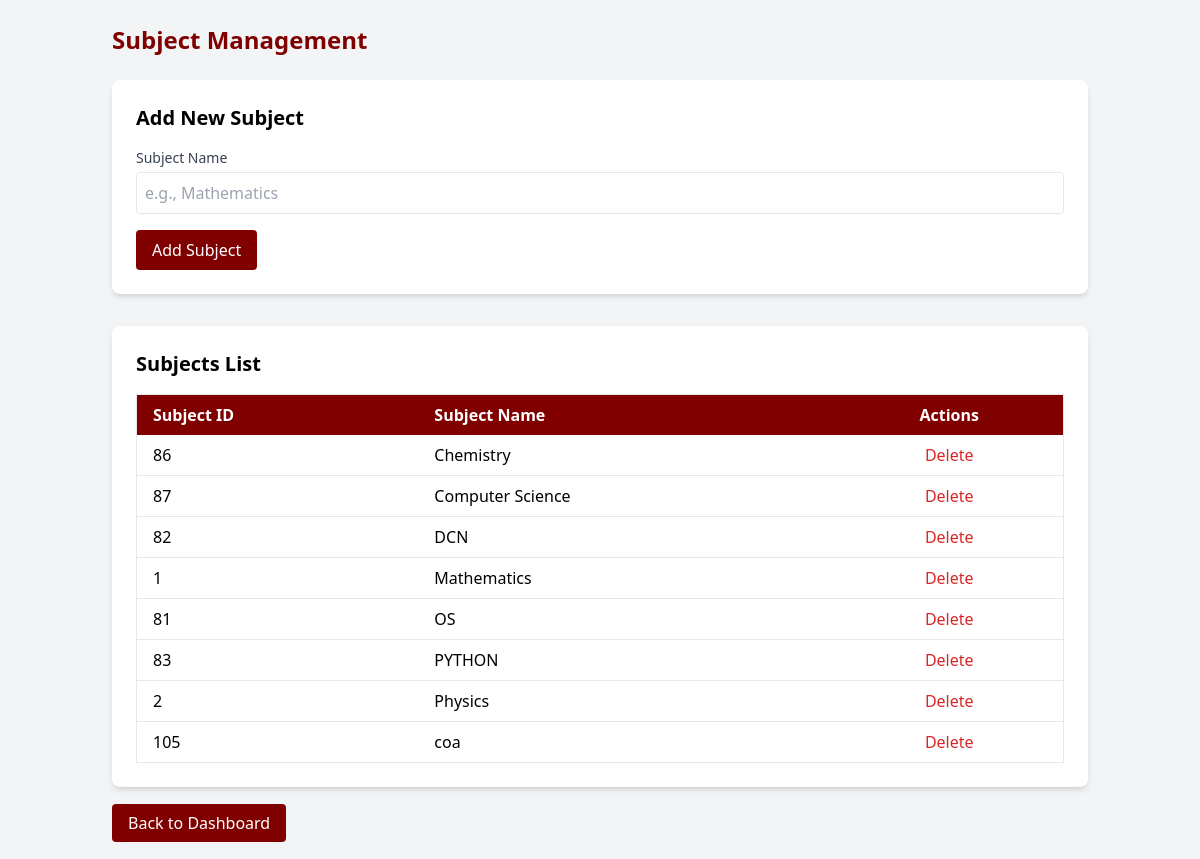
Screenshot of /manage-subjects with the database file from the repository.
### tables this page shows
CREATE TABLE subjects (
        subject_id INTEGER PRIMARY KEY AUTOINCREMENT,
        subject_name TEXT UNIQUE
    );

### app.py (the view, shortened to what this page needs)
@app.route('/manage-subjects', methods=['GET', 'POST'])
def manage_subjects():
    conn = get_db_connection()
    subjects = conn.execute('SELECT * FROM subjects ORDER BY subject_name').fetchall()
    conn.close()
    return render_template('manage-subjects.html', subjects=subjects)

### app.py (called while the page is built)
def get_db_connection():
    conn = sqlite3.connect(DATABASE)
    conn.row_factory = sqlite3.Row
    conn.execute("PRAGMA foreign_keys = ON")
    return conn

### templates/manage-subjects.html (shortened to what this page needs)
<!DOCTYPE html>
<html lang="en">
<head>
  <script src="https://cdn.tailwindcss.com"></script>
</head>
<body class="bg-gray-100">
  <div class="container mx-auto p-6">
    <h1 class="text-2xl font-bold text-[#800000] mb-6">Subject Management</h1>
    <div class="bg-white p-6 rounded-lg shadow-md mb-8">
      <h2 class="text-xl font-semibold mb-4">Add New Subject</h2>
      <form method="POST" action="/manage-subjects">
        <div class="mb-4">
          <label class="block text-sm font-medium text-gray-700 mb-1">Subject Name</label>
          <input type="text" name="subject_name" class="w-full p-2 border rounded" required placeholder="e.g., Mathematics">
        </div>
        <button type="submit" class="bg-[#800000] text-white px-4 py-2 rounded hover:bg-[#600000]">Add Subject</button>
      </form>
    </div>
    <div class="bg-white p-6 rounded-lg shadow-md">
      <h2 class="text-xl font-semibold mb-4">Subjects List</h2>
      <div class="overflow-x-auto">
        <table class="min-w-full bg-white border">
          <thead>
            <tr class="bg-[#800000] text-white">
              <th class="py-2 px-4 text-left">Subject ID</th>
              <th class="py-2 px-4 text-left">Subject Name</th>
              <th class="py-2 px-4 text-center">Actions</th>
            </tr>
          </thead>
          <tbody>
            {% for subject in subjects %}
            <tr class="border-b">
              <td class="py-2 px-4">{{ subject['subject_id'] }}</td>
              <td class="py-2 px-4">{{ subject['subject_name'] }}</td>
              <td class="py-2 px-4 text-center">
                <a href="/delete-subject/{{ subject['subject_id'] }}"
                   class="text-red-600 hover:text-red-800"
                   onclick="return confirm('Are you sure you want to delete this subject?')">Delete</a>
              </td>
            </tr>
            {% endfor %}
          </tbody>
        </table>
      </div>
    </div>
    <div class="mt-6">
      <a href="/teacher-dashboard" class="bg-[#800000] text-white px-4 py-2 rounded hover:bg-[#600000]">Back to Dashboard</a>
    </div>
  </div>
</body>
</html>

### rows the page displays
subjects: subject_id "86", subject_name "Chemistry"
subjects: subject_id "87", subject_name "Computer Science"
subjects: subject_id "82", subject_name "DCN"
subjects: subject_id "1", subject_name "Mathematics"
subjects: subject_id "81", subject_name "OS"
subjects: subject_id "83", subject_name "PYTHON"
subjects: subject_id "2", subject_name "Physics"
subjects: subject_id "105", subject_name "coa"
